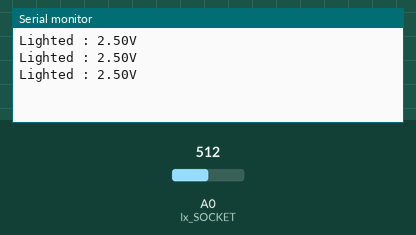
Bench run of a sketch on a simulated Arduino Uno, built with avr-gcc and run on an emulated ATmega328P. On the bench: the last lines printed to the serial monitor. The inputs (shaded band) are chosen by the test bench; at power-on: A0 (lx_SOCKET) = 512.

Above: at 1.3 s.
1.4 s: A0 (lx_SOCKET) set to 223
At 1.9 s:
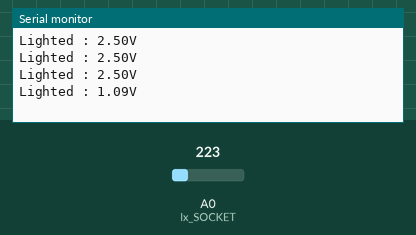
2.9 s: A0 (lx_SOCKET) set to 197
At 3.4 s:
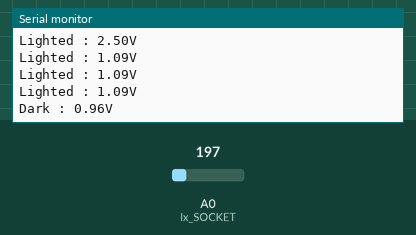

Measured:
- the behaviour switches between 205 and 204 on A0 (lx_SOCKET) (found by bisection; images 1 and 2)
- after the input at 1.4 s, the serial monitor: prints a new line after 0.10 s (image 1)
- after the input at 2.9 s, the serial monitor: prints a new line after 0.10 s (image 2)

The sketch:

_____.ino
```cpp
//明るさを求めて値によって異なるメッセージを出力させる

//変数宣言
int lx_SOCKET = 0;

//シリアル通信の初期設定、9600はビットレートと呼ばれ、シリアル通信の速度（bit/second）
//PCとArduino間の場合は300, 1200, 2400, 4800, 9600, 14400, 19200, 28800, 38400, 57600, 115200
void setup(){
    Serial.begin(9600);
}

//1V以上だとlightと判定、出力
void loop(){
    int analog_val;
    float input_volt;
    String message = "";

    analog_val = analogRead(lx_SOCKET); //アナログ入力は0~1023で表される
    input_volt = float(analog_val) * ( 5.0 / 1023.0 ); //5Vの範囲で電圧表示
    if (input_volt > 1.0 ){
        message = "Lighted : ";
    } else {
        message = "Dark : ";
    }
    Serial.print(message);
    Serial.print(input_volt);
    Serial.println("V");

    delay (500);
}
```
